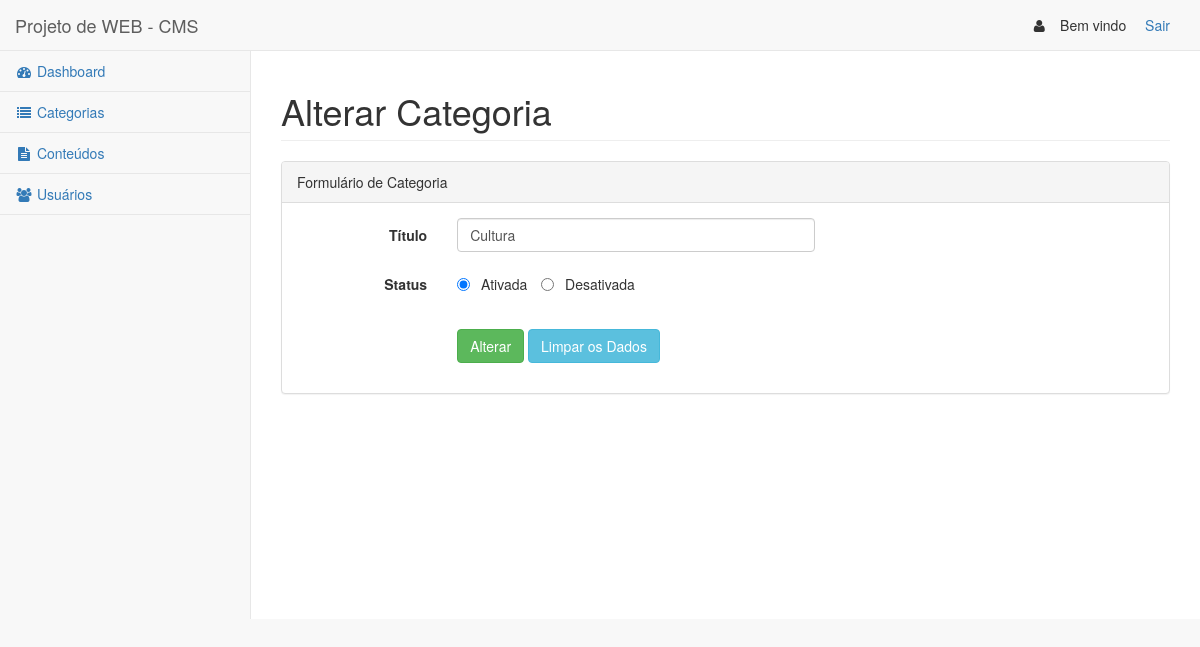
The page /categorias/alterar.php?id=11 (signed in) on the database its author committed.
### tables this page shows
CREATE TABLE IF NOT EXISTS `cat_categorias` (
  `cat_id` INT NOT NULL AUTO_INCREMENT COMMENT '',
  `cat_titulo` VARCHAR(100) NOT NULL COMMENT '',
  `cat_ativo` TINYINT(1) NOT NULL DEFAULT 1 COMMENT '',
  `cat_criado_em` TIMESTAMP NOT NULL COMMENT '',
  `cat_alterado_em` TIMESTAMP NULL COMMENT '',
  `usr_id_autor` INT NOT NULL COMMENT '',
  PRIMARY KEY (`cat_id`)  COMMENT '',
  INDEX `fk_cat_categorias_usr_usuarios_idx` (`usr_id_autor` ASC)  COMMENT '',
  CONSTRAINT `fk_cat_categorias_usr_usuarios`
    FOREIGN KEY (`usr_id_autor`)
    REFERENCES `usr_usuarios` (`usr_id`)
    ON DELETE NO ACTION
    ON UPDATE NO ACTION);

### categorias/alterar.php (the view, shortened to what this page needs)
<?php
$cat_id = intval($_GET['id']);
$query_busca = sprintf("SELECT cat_id, cat_titulo, cat_ativo FROM cat_categorias WHERE cat_id = %d", $cat_id);
$res_busca = mysql_query($query_busca);
$categoria = mysql_fetch_array($res_busca);
?>
<?php include '../layout/_header.php'; ?>
<div id="page-wrapper">
    <div class="row">
        <div class="col-lg-12">
            <h1 class="page-header">Alterar Categoria</h1>
        </div>
    </div>
    <div class="row">
        <div class="col-lg-12">
            <div class="panel panel-default">
                <div class="panel-heading">
                    Formulário de Categoria
                </div>
                <div class="panel-body">
                    <div class="row">
                        <div class="col-md-7 col-md-offset-1 col-sm-12 col-sm-offset-0">
                            <form class='form-horizontal' method="POST" action="alterar.php?id=<?=$categoria['cat_id']?>">
                                <div class="form-group">
                                    <label for='titulo' class="col-md-2 control-label">Título</label>
                                    <div class='col-md-9 col-sm-12'>
                                        <input class="form-control" name="titulo" type="text" value="<?=$categoria['cat_titulo']?>">
                                    </div>
                                </div>
                                <div class="form-group">
                                    <label for='ativo' class="col-md-2 control-label">Status</label>
                                    <div class='col-md-9 col-sm-12'>
                                        <label class="radio-inline">
                                            <input type="radio" name="ativo" id="ativo1" value="1"
                                                <?=($categoria['cat_ativo'] == 1? "checked": "")?>>&nbsp;Ativada
                                        </label>
                                        <label class="radio-inline">
                                            <input type="radio" name="ativo" id="ativo2" value="0"
                                                   <?=($categoria['cat_ativo'] == 0? "checked": "")?>>&nbsp;Desativada
                                        </label>
                                    </div>
                                </div>
                                <div class='clear'>&nbsp;</div>
                                <div class='form-group'>
                                    <div class='col-md-offset-2 col-md-10 col-sm-offset-0 col-sm-12'>
                                        <button type="submit" class="btn btn-success">Alterar</button>
                                        <button type="reset" class="btn btn-info">Limpar os Dados</button>
                                     </div>
                                </div>
                            </form>
                            </div>
                    </div>
                </div>
            </div>
        </div>
    </div>
    <?php include '../layout/_footer.php'; ?>

### rows shown on the page
cat_categorias: titulo "Cultura", cat_ativo "☑ Ativada", cat_ativo "☐ Desativada"
